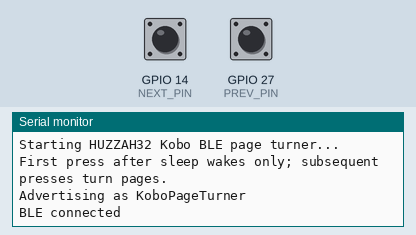
Recording of a program running on a simulated ESP32-C3. Parts: the last lines printed to the serial monitor. The inputs (shaded band) are chosen by the test bench; at power-on: GPIO 14 (NEXT_PIN) HIGH, GPIO 27 (PREV_PIN) HIGH. USB keyboard and mouse output is not drawn.

Above: at 1.5 s.
1.6 s: GPIO 14 (NEXT_PIN) pulled LOW for 0.15 s
At 2.8 s:
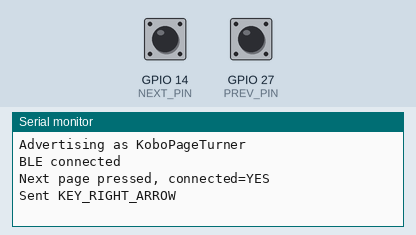
3.2 s: GPIO 27 (PREV_PIN) pulled LOW for 0.15 s
At 4.2 s:
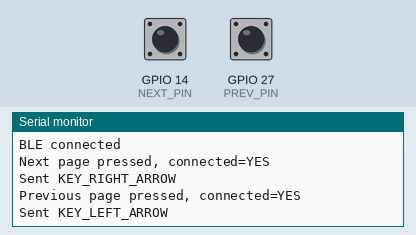

The program:

main.cpp
```cpp
#include <Arduino.h>
#include <BleKeyboard.h>
#include <BLEDevice.h>
#include <BLESecurity.h>
#include "esp_sleep.h"

static const int NEXT_PIN = 14;
static const int PREV_PIN = 27;

static const uint32_t SLEEP_AFTER_MS = 5UL * 60UL * 1000UL;

BleKeyboard bleKeyboard("KoboPageTurner");

static uint32_t lastActivityMs = 0;

static void setupBleSecurityNoMitm() {
  auto *sec = new BLESecurity();

  sec->setAuthenticationMode(ESP_LE_AUTH_BOND);
  sec->setCapability(ESP_IO_CAP_NONE);
  sec->setKeySize(16);

  sec->setInitEncryptionKey(ESP_BLE_ENC_KEY_MASK | ESP_BLE_ID_KEY_MASK);
  sec->setRespEncryptionKey(ESP_BLE_ENC_KEY_MASK | ESP_BLE_ID_KEY_MASK);
}

static bool fell(int pin) {
  static uint32_t lastPressMs[40] = {0};

  if (digitalRead(pin) == LOW) {
    uint32_t now = millis();

    if (now - lastPressMs[pin] > 250) {
      lastPressMs[pin] = now;
      lastActivityMs = now;
      return true;
    }
  }

  return false;
}

static void goToSleep() {
  Serial.println("Sleeping after inactivity...");
  delay(100);

  // Wake when either button is pressed.
  // Buttons are INPUT_PULLUP, so press = LOW.
  esp_sleep_enable_ext0_wakeup((gpio_num_t)NEXT_PIN, 0);

  // Note: ESP32 ext0 supports one wake pin only.
  // For now, NEXT wakes the device.
  // We can add both buttons with ext1 if needed.

  esp_deep_sleep_start();
}

void setup() {
  Serial.begin(115200);
  delay(300);

  pinMode(NEXT_PIN, INPUT_PULLUP);
  pinMode(PREV_PIN, INPUT_PULLUP);

  lastActivityMs = millis();

  Serial.println("Starting HUZZAH32 Kobo BLE page turner...");
  Serial.println("First press after sleep wakes only; subsequent presses turn pages.");

  bleKeyboard.begin();
  setupBleSecurityNoMitm();

  Serial.println("Advertising as KoboPageTurner");
}

void loop() {
  static bool wasConnected = false;
  bool connected = bleKeyboard.isConnected();

  if (connected != wasConnected) {
    wasConnected = connected;
    Serial.println(connected ? "BLE connected" : "BLE advertising");
    lastActivityMs = millis();
  }

  if (fell(NEXT_PIN)) {
    bool connectedNow = bleKeyboard.isConnected();

    Serial.print("Next page pressed, connected=");
    Serial.println(connectedNow ? "YES" : "NO");

    if (connectedNow) {
      bleKeyboard.write(KEY_RIGHT_ARROW);
      Serial.println("Sent KEY_RIGHT_ARROW");
    } else {
      Serial.println("Not sent: BLE not connected");
    }
  }

  if (fell(PREV_PIN)) {
    bool connectedNow = bleKeyboard.isConnected();

    Serial.print("Previous page pressed, connected=");
    Serial.println(connectedNow ? "YES" : "NO");

    if (connectedNow) {
      bleKeyboard.write(KEY_LEFT_ARROW);
      Serial.println("Sent KEY_LEFT_ARROW");
    } else {
      Serial.println("Not sent: BLE not connected");
    }
  }

  if (millis() - lastActivityMs > SLEEP_AFTER_MS) {
    goToSleep();
  }

  delay(10);
}
```

Measured:
- after the input at 1.6 s, the serial monitor: prints a new line at once (image 1)
- after the input at 3.2 s, the serial monitor: prints a new line at once (image 2)
